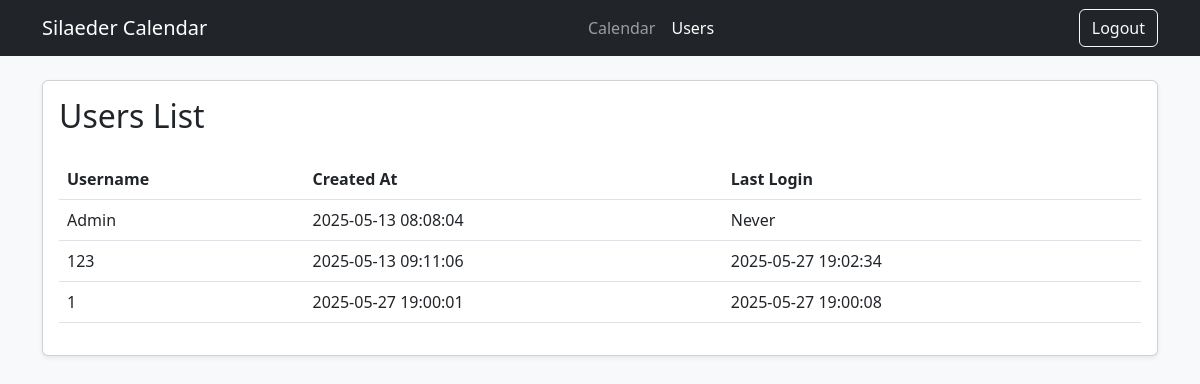
Page /users (signed in) on the committed database.
### database.py (models this page shows)
class User(Base):
    __tablename__ = 'users'
    id = Column(Integer, primary_key=True)
    username = Column(String(50), unique=True, nullable=False)
    password = Column(String(255), nullable=False)
    is_admin = Column(Integer, default=0)
    created_at = Column(DateTime, default=datetime.utcnow)
    last_login = Column(DateTime)

### main.py (the view)
@app.route('/users')
def users():
    if 'user_id' not in session:
        return redirect(url_for('login'))
    with get_db() as db:
        all_users = db.query(User).all()
        return render_template('users.html', users=all_users)

### database.py (called while the page is built)
@contextmanager
def get_db():
    db = SessionLocal()
    try:
        yield db
    except Exception as e:
        db.rollback()
        raise e
    finally:
        db.close()

### templates/users.html (shortened to what this page needs)
<!DOCTYPE html>
<html>
<head>
    <link href="https://cdn.jsdelivr.net/npm/bootstrap@5.3.0/dist/css/bootstrap.min.css" rel="stylesheet">
</head>
<body class="bg-light">
    <nav class="navbar navbar-expand-lg navbar-dark bg-dark mb-4">
        <div class="container">
            <a class="navbar-brand" href="/">Silaeder Calendar</a>
            <div class="navbar-nav">
                <a class="nav-link" href="/">Calendar</a>
                <a class="nav-link active" href="/users">Users</a>
            </div>
            <a href="/logout" class="btn btn-outline-light">Logout</a>
        </div>
    </nav>
    <div class="container">
        <div class="card shadow-sm">
            <div class="card-body">
                <h2 class="mb-4">Users List</h2>
                <table class="table">
                    <thead>
                        <tr>
                            <th>Username</th>
                            <th>Created At</th>
                            <th>Last Login</th>
                        </tr>
                    </thead>
                    <tbody>
                        {% for user in users %}
                        <tr>
                            <td>{{ user.username }}</td>
                            <td>{{ user.created_at.strftime('%Y-%m-%d %H:%M:%S') }}</td>
                            <td>{{ user.last_login.strftime('%Y-%m-%d %H:%M:%S') if user.last_login else 'Never' }}</td>
                        </tr>
                        {% endfor %}
                    </tbody>
                </table>
            </div>
        </div>
    </div>
</body>
</html>

### rows in the picture
User: username "Admin", created_at "2025-05-13 08:08:04", last_login "Never"
User: username "123", created_at "2025-05-13 09:11:06", last_login "2025-05-27 19:02:34"
User: username "1", created_at "2025-05-27 19:00:01", last_login "2025-05-27 19:00:08"
